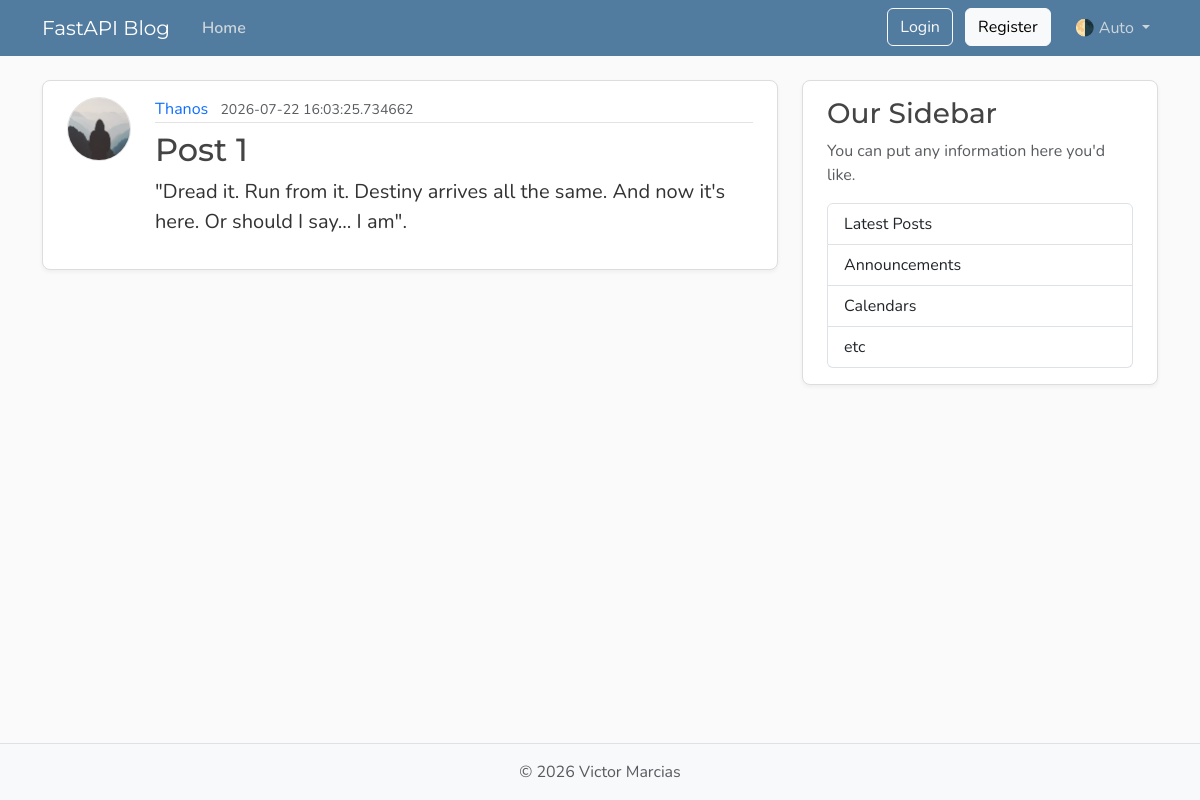
Page /posts on the earlier database version.
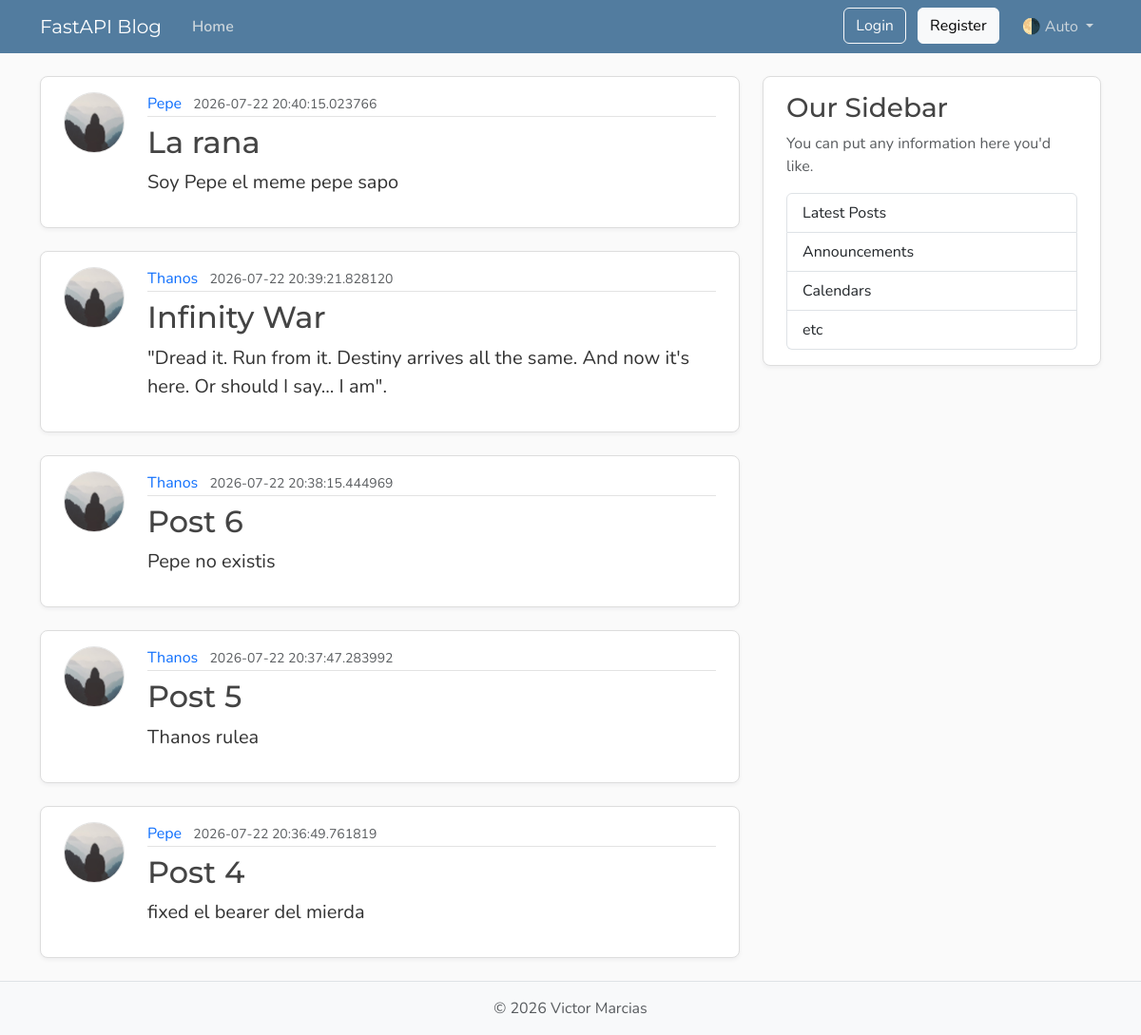
Same page on the later database version.
### models.py (models this page shows, shortened)
class Post(Base):
    __tablename__ = "posts"
    id: Mapped[int] = mapped_column(Integer, primary_key=True, index=True)
    title: Mapped[str] = mapped_column(String(100), nullable=False)
    content: Mapped[str] = mapped_column(Text, nullable=False)
    user_id: Mapped[int] = mapped_column(
        ForeignKey("users.id"),
        nullable=False,
        index=True,
    )
    date_posted: Mapped[datetime] = mapped_column(
        DateTime(timezone=True),
        default=lambda: datetime.now(UTC),
    )
    author: Mapped[User] = relationship(back_populates="posts")

class User(Base):
    __tablename__ = "users"
    id: Mapped[int] = mapped_column(Integer, primary_key=True, index=True)
    username: Mapped[str] = mapped_column(String(50), unique=True, nullable=False)
    email: Mapped[str] = mapped_column(String(120), unique=True, nullable=False)
    password_hash: Mapped[str] = mapped_column(String(200), nullable=False)
    image_file: Mapped[str | None] = mapped_column(
        String(200),
        nullable=True,
        default=None,
    )
    posts: Mapped[list[Post]] = relationship(
        back_populates="author",
        cascade="all, delete-orphan"
    )

### main.py (the view)
@app.get("/", include_in_schema=False, name="home")
@app.get("/posts", include_in_schema=False, name="posts")
async def home(request: Request, db: Annotated[AsyncSession, Depends(get_db)]):
    result = await db.execute(
        select(models.Post)
        .options(selectinload(models.Post.author))
        .order_by(models.Post.date_posted.desc())
    )
    posts = result.scalars().all()
    return templates.TemplateResponse(
        request,
        "home.html",
        {"posts": posts, "title": "Home"},
    )

### templates/home.html
{% extends "layout.html" %}
{% block content %}
  {% for post in posts %}
    <article class="content-section py-3 px-4 mb-4">
      <div class="d-flex align-items-start gap-4">
        <img class="rounded-circle article-img flex-shrink-0"
             src="{{ url_for('static', path='profile_pics/default.jpg') }}"
             alt="{{ post.author.username }}'s profile picture"
             width="64"
             height="64"
             loading="lazy">
        <div class="flex-grow-1">
          <div class="article-metadata mb-2">
            <a class="me-2" href="#">{{ post.author.username }}</a>
            <small class="text-body-secondary">{{ post.date_posted }}</small>
          </div>
          <h2>
            <a class="article-title" href="{{ url_for('post_page', post_id=post.id) }}">{{ post.title }}</a>
          </h2>
          <p class="article-content">{{ post.content }}</p>
        </div>
      </div>
    </article>
  {% endfor %}
{% endblock content %}

### templates/layout.html (shortened to what this page needs)
<!DOCTYPE html>
<html lang="en">
<head>
  <link href="https://cdn.jsdelivr.net/npm/bootstrap@5.3.8/dist/css/bootstrap.min.css" rel="stylesheet"
>
  <link rel="stylesheet" type="text/css" href="{{ url_for('static', path='css/main.css') }}">
</head>
<body class="d-flex flex-column min-vh-100">
  <header class="site-header">
    <nav class="navbar navbar-expand-md bg-steel fixed-top" data-bs-theme="dark">
      <div class="container">
        <a class="navbar-brand me-4" href="{{ url_for('home') }}">FastAPI Blog</a>
        <div class="collapse navbar-collapse" id="navbarToggle">
          <div class="navbar-nav me-auto">
            <a class="nav-link active" aria-current="page" href="{{ url_for('home') }}">Home</a>
          </div>
          <div class="navbar-nav">
            <div id="loggedOutNav">
              <a class="btn btn-outline-light mb-2 mb-md-0 me-md-2" href="{{ url_for('login_page') }}">Login</a>
              <a class="btn btn-light mb-2 mb-md-0 me-md-3" href="{{ url_for('register_page') }}">Register</a>
            </div>
            <div class="nav-item dropdown">
              <a class="nav-link dropdown-toggle" href="#" role="button" id="bd-theme" data-bs-toggle="dropdown"
                aria-expanded="false">
                <span id="bd-theme-text">🌗 Auto</span>
              </a>
            </div>
          </div>
        </div>
      </div>
    </nav>
  </header>
  <main role="main" class="container">
    <div class="row">
      <div class="col-md-8">
        {% block content %}
        {% endblock content %}
      </div>
      <aside class="col-md-4">
        <div class="content-section py-3 px-4 mb-4">
          <h3>Our Sidebar</h3>
          <p class="text-body-secondary">You can put any information here you'd like.</p>
          <ul class="list-group">
            <li class="list-group-item">Latest Posts</li>
            <li class="list-group-item">Announcements</li>
            <li class="list-group-item">Calendars</li>
            <li class="list-group-item">etc</li>
          </ul>
        </div>
      </aside>
    </div>
  </main>
  <footer class="mt-auto py-3 bg-body-tertiary border-top">
    <div class="container text-center">
      <p class="text-body-secondary mb-0">
        © <span id="year"></span> Victor Marcias
      </p>
    </div>
  </footer>
</body>
</html>

### static/css/main.css (style rules this page uses)
:root { --font-heading: "Montserrat", system-ui, -apple-system, BlinkMacSystemFont, sans-serif; --font-body: "Nunito", system-ui, -apple-system, BlinkMacSystemFont, sans-serif; --color-bg-body: #fafafa; --color-bg-content: #ffffff; --color-text-primary: #333333; --color-text-heading: #444444; --color-steel: #527c9f; --color-nav-link: #cbd5db; --color-nav-link-hover: #ffffff; --color-link-hover: #428bca; --color-border: #dddddd; --color-border-light: #e3e3e3; --spacing-xl: 5rem; --article-img-size: 4rem; --account-img-size: 7.813rem; }
body { font-family: var(--font-body); background: var(--color-bg-body); color: var(--color-text-primary); }
main { padding-top: var(--spacing-xl); }
h1, h2, h3, h4, h5, h6 { font-family: var(--font-heading); color: var(--color-text-heading); }
.navbar-brand { font-family: var(--font-heading); }
a { text-decoration: none; }
.bg-steel { background-color: var(--color-steel); }
.site-header .navbar-nav .nav-link { color: var(--color-nav-link); transition: color 0.2s ease-in-out; }
.site-header .navbar-nav .nav-link.active { font-weight: 600; }
.content-section { background: var(--color-bg-content); border: 1px solid var(--color-border); border-radius: 0.5rem; box-shadow: 0 2px 4px rgba(15, 23, 42, 0.05); transition: box-shadow 0.15s ease, transform 0.15s ease, border-color 0.15s ease; }
.article-title { color: var(--color-text-heading); transition: color 0.2s ease-in-out; }
.article-content { white-space: pre-line; font-size: 1.25rem; }
.article-img { height: var(--article-img-size); width: var(--article-img-size); flex-shrink: 0; object-fit: cover; border: 1px solid var(--color-border-light); box-shadow: 0 0 0 2px var(--color-bg-content); }
.article-metadata { padding-bottom: 0.063rem; border-bottom: 1px solid var(--color-border-light); }
.article-metadata a { transition: color 0.2s ease-in-out; }
[data-bs-theme="dark"] { --color-bg-body: #1a1a1a; --color-bg-content: #2d2d2d; --color-text-primary: #e0e0e0; --color-text-heading: #f0f0f0; --color-border: #404040; --color-border-light: #4a4a4a; }

Differences in the rows shown:
removed Post: author.username "Thanos", date_posted "2026-07-22 16:03:25.734662", title "Post 1", content "\"Dread it. Run from it. Destiny arrives all the same. And now it's here. Or should I say... I am\"."
added Post: author.username "Pepe", date_posted "2026-07-22 20:40:15.023766", title "La rana", content "Soy Pepe el meme pepe sapo"
added Post: author.username "Thanos", date_posted "2026-07-22 20:39:21.828120", title "Infinity War", content "\"Dread it. Run from it. Destiny arrives all the same. And now it's here. Or should I say... I am\"."
added Post: author.username "Thanos", date_posted "2026-07-22 20:38:15.444969", title "Post 6", content "Pepe no existis"
added Post: author.username "Thanos", date_posted "2026-07-22 20:37:47.283992", title "Post 5", content "Thanos rulea"
added Post: author.username "Pepe", date_posted "2026-07-22 20:36:49.761819", title "Post 4", content "fixed el bearer del mierda"
